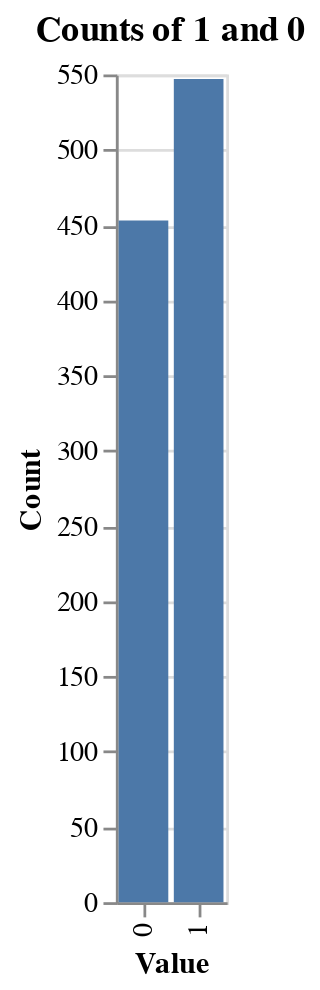

Write notebook code for a chart like this one.
### Code cell
result.plot_counts()

### Figure 1 — Vega-Lite specification as saved in the notebook (floating-point values rounded to 4 significant figures)
{"config": {"view": {"continuousWidth": 400, "continuousHeight": 300}}, "data": {"name": "data-cb7ad708b6c53643432b55a74286428f"}, "mark": "bar", "encoding": {"tooltip": {"field": "Count", "type": "quantitative"}, "x": {"field": "Value", "type": "nominal"}, "y": {"axis": {"tickMinStep": 1}, "field": "Count", "type": "quantitative"}}, "title": "Counts of 1 and 0", "$schema": "https://vega.github.io/schema/vega-lite/v4.17.0.json", "datasets": {"data-cb7ad708b6c53643432b55a74286428f": [{"Value": 1, "Count": 547}, {"Value": 0, "Count": 453}]}}
